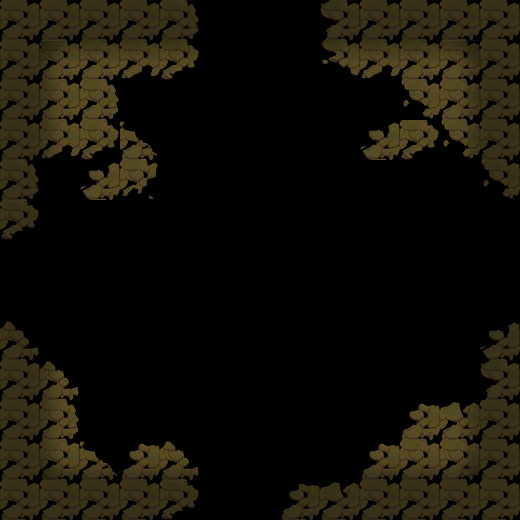

A level layout from a 2D game, rendered from its tile map. Below: a short description, then the map file with tile-grid data replaced by summaries:
An orthogonal 13x13 tile map with 40x40 px tiles, 2 tile layers (块层 1, 块层 2).

<map version="1.0" orientation="orthogonal" width="13" height="13" tilewidth="40" tileheight="40">
 <tileset firstgid="1" name="mdmap_skin" tilewidth="40" tileheight="40">
  <image source="mdmap_skin.png" width="400" height="240" />
 </tileset>
 <layer name="块层 1" width="13" height="13">
  <data>[169 cells, 69 non-empty, 18 distinct tile ids]</data>
 </layer>
 <layer name="块层 2" width="13" height="13">
  <data>[169 cells, 88 non-empty, 9 distinct tile ids]</data>
 </layer>
</map>
